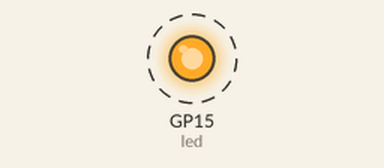
Recording of a program running on a simulated Raspberry Pi Pico running MicroPython. On the bench: output pins drawn as LEDs (lit = HIGH). Dashed ring = blinking.

Above: at 0.2 s.
Timing chart, 0 to 3.0 s (numbered marks = the images above):
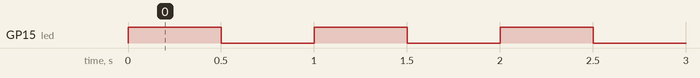

Measured:
- by itself, GP15 (led): alternates HIGH for 0.50 s and LOW for 0.50 s

The program:

main.py
```python
from machine import Pin
import time

led = Pin(15, Pin.OUT)   # create LED object from Pin 15, Set Pin 15 to output

try:
    while True:
        led.value(1)    # Set led turn on
        time.sleep(0.5) # Sleep 0.5s
        led.value(0)    # Set led turn off
        time.sleep(0.5) # Sleep 0.5s
except:
    pass
```
